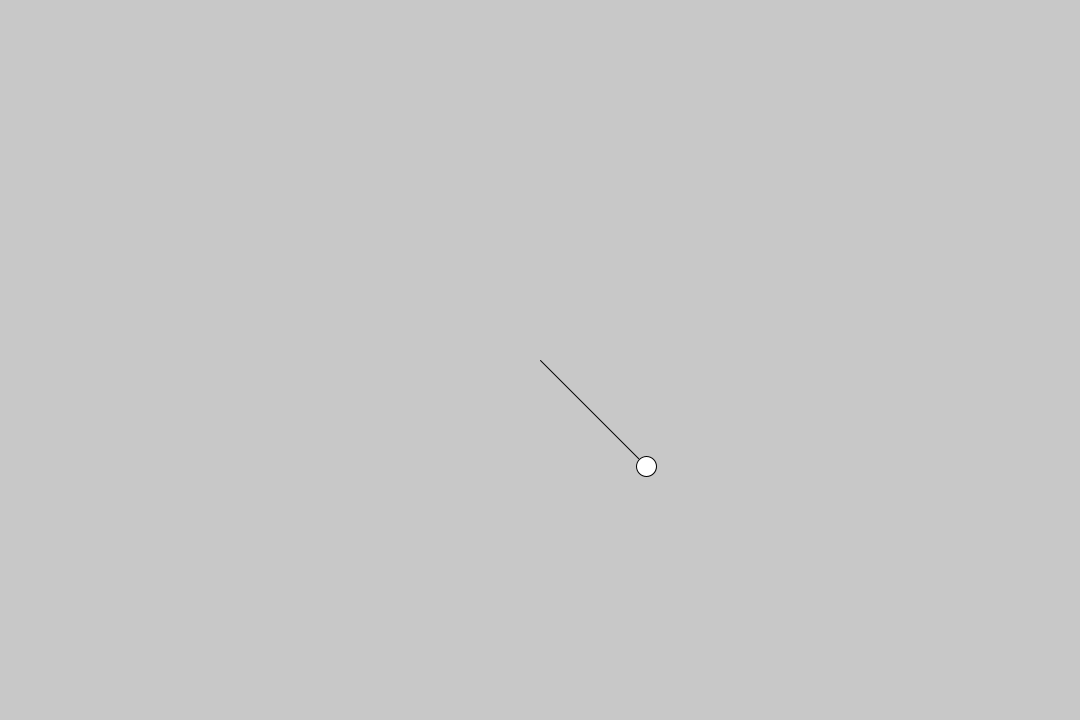
Frame 1 (no input)
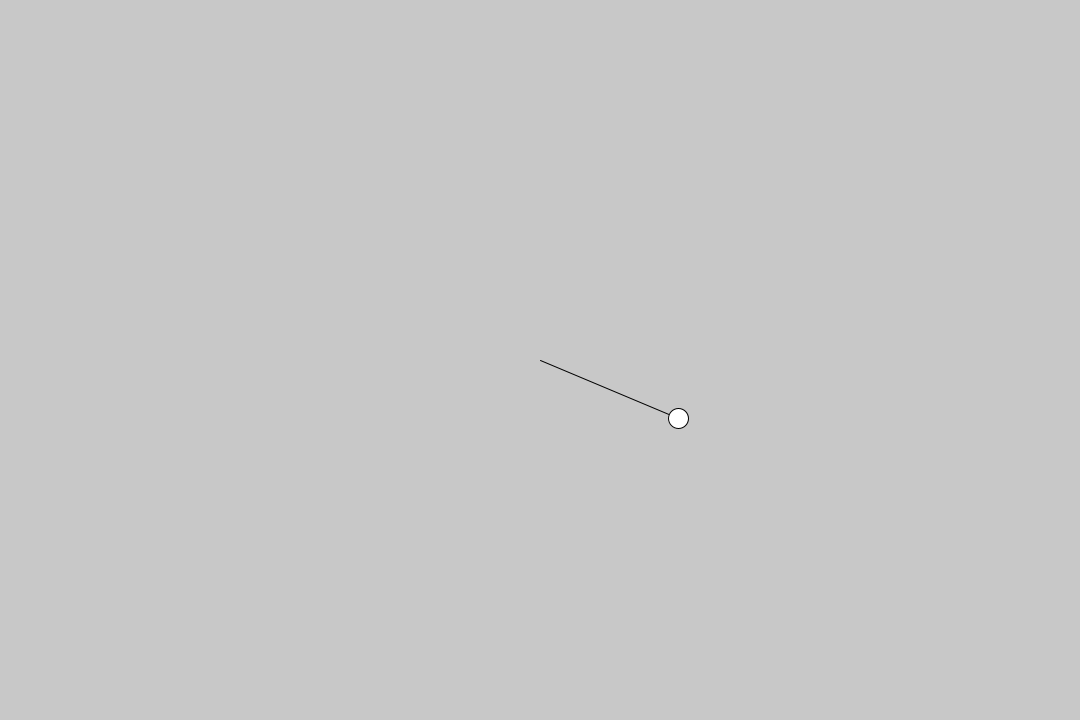
Frame 60 (the mouse pressed at the canvas centre just before this capture)
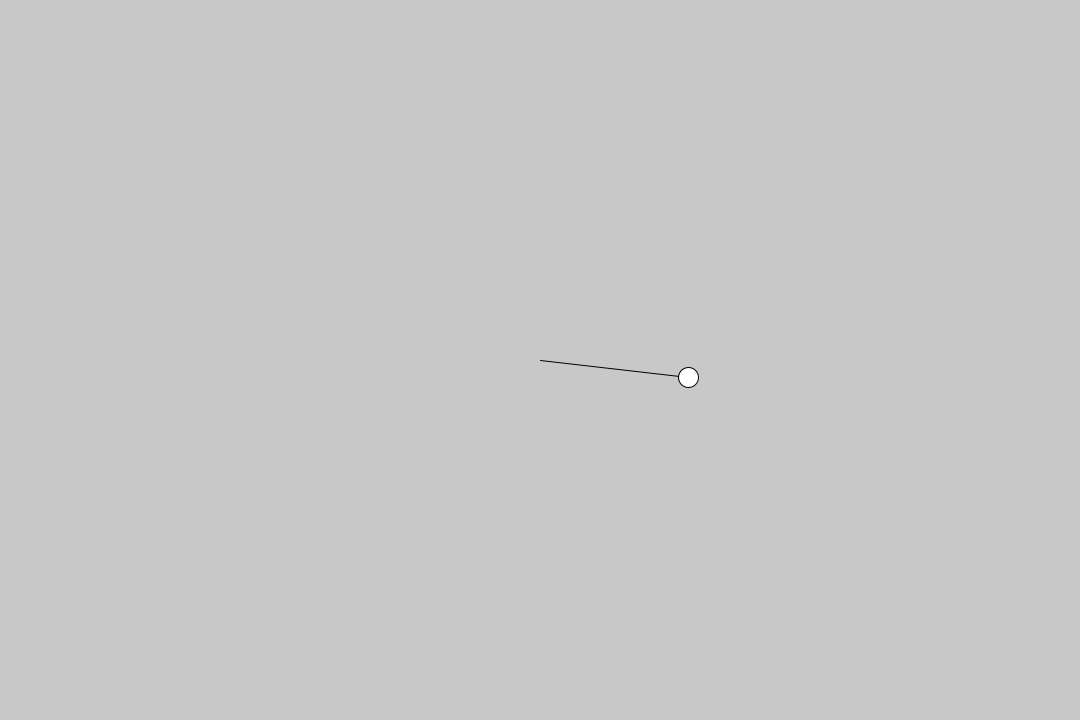
Frame 120 (the mouse held since frame 60 and released just before this capture)

The Processing sketch that drew these frames (run headless with seeded random() and noise(); from frame 60 on, the mouse is pressed at the canvas centre):

// Processing sketch: round360Pendulum
// ── round360Pendulum.pde
float r, x, y, a, v, acc;
void setup()
{
  size(1080, 720);
  r = 150;
  a = PI/4;
  v = 0.1;
  acc = 0.01;
}
void draw()
{
  background(200);
  x = r * cos(a);
  y = r * sin(a);
  translate(width/2, height/2);
  line(0, 0, x, y);
  ellipse(x, y, 20, 20);
  a = (a + v)%360;
  //v += acc;
}
